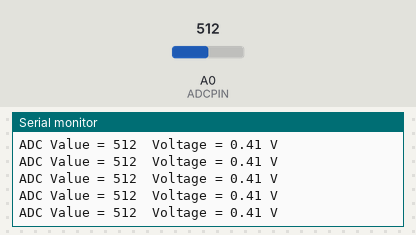
Recording of a sketch running on a simulated Arduino Uno, built with avr-gcc and run on an emulated ATmega328P. Shown: the last lines printed to the serial monitor. Inputs (shaded band) come from the test bench; at power-on: A0 (ADCPIN) = 512.

Above: at 1.2 s.
1.3 s: A0 (ADCPIN) set to 104
At 2.1 s:
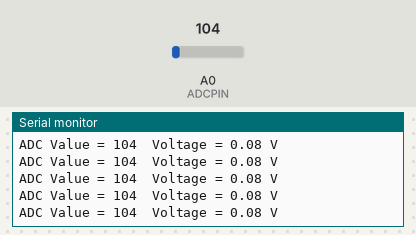
4.3 s: A0 (ADCPIN) set to 93
At 5.4 s:
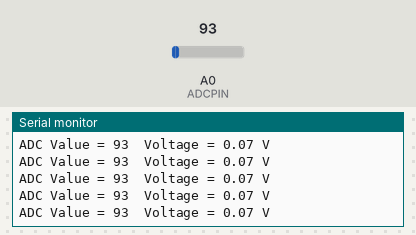
Timing chart, 0 to 7.3 s (numbered marks = the images above; inputs shaded):
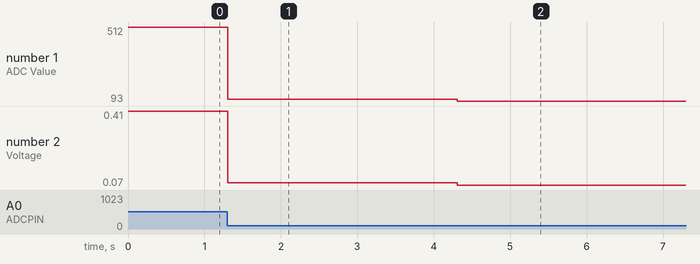

Measured:
- after the input at 1.3 s, the serial monitor: prints a new line at once (image 1)
- after the input at 4.3 s, the serial monitor: prints a new line at once (image 2)
- plotted number 1: 512 → 104 after the input at 1.3 s, 104 → 93 after the input at 4.3 s
- plotted number 2: 0.41 → 0.08 after the input at 1.3 s, 0.08 → 0.07 after the input at 4.3 s

The sketch:

Potentiometer.ino
```cpp
#define ADCPIN A0

int adcValue;
float voltValue;
void setup()
{
  Serial.begin(115200);
}
void loop()
{
  adcValue = analogRead(ADCPIN);
  voltValue = ((adcValue * 3.3) / 4095);
  Serial.print("ADC Value = ");
  Serial.print(adcValue);
  //delay(1000);
  Serial.print("  ");
  Serial.print("Voltage = ");
  Serial.print(voltValue);
  Serial.println(" V");
}
```
